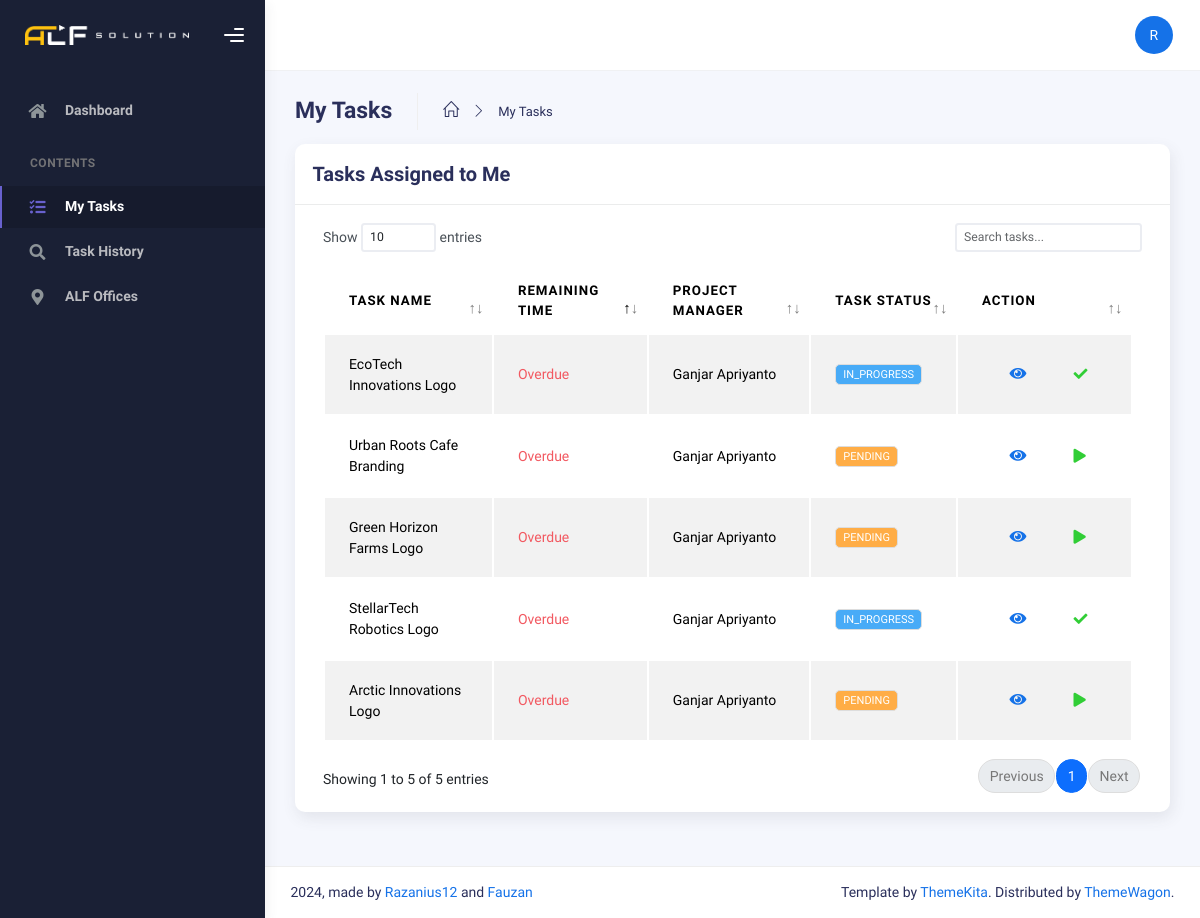
The page /index.php?page=task (signed in) on the database its author committed.
### tables this page shows
CREATE TABLE `orders` (
  `id_order` int(11) NOT NULL,
  `project_manager_id` int(11) DEFAULT NULL,
  `worker_id` int(11) DEFAULT NULL,
  `order_name` varchar(255) DEFAULT NULL,
  `description` text DEFAULT NULL,
  `start_date` datetime DEFAULT NULL,
  `finished_at` datetime DEFAULT NULL,
  `deadline` date DEFAULT NULL,
  `status` enum('PENDING','IN_PROGRESS','COMPLETED','CANCELLED') DEFAULT 'PENDING',
  `order_price` int(255) DEFAULT NULL,
  `attachment_id` int(11) DEFAULT NULL
);

### main/pages/task.php (the view, shortened to what this page needs)
<?php
require 'config/database.php';
$currentWorkerId = $_SESSION['user_id'];
$stmt = mysqli_prepare($conn, "SELECT
           o.id_order,
           o.order_name,
           o.status,
           o.start_date,
           o.deadline,
           o.description,
           a.name_admin AS project_manager
          FROM
           orders o
          LEFT JOIN
           admins a ON o.project_manager_id = a.id_admin
          LEFT JOIN
           workers w ON o.worker_id = w.id_worker
          WHERE
          o.worker_id = ? AND o.status IN ('IN_PROGRESS', 'PENDING')");
mysqli_stmt_bind_param($stmt, "i", $currentWorkerId);
mysqli_stmt_execute($stmt);
$result = mysqli_stmt_get_result($stmt);
function getStatusBadgeClass($status)
{
 switch (strtoupper($status)) {
  case 'IN_PROGRESS':
   return 'info';
  case 'PENDING':
   return 'warning';
 }
}
?>
<div class="container">
 <div class="page-inner">
  <div class="page-header mb-0">
   <h3 class="fw-bold mb-3">My Tasks</h3>
   <ul class="breadcrumbs mb-3">
    <li class="nav-home">
     <a href="index.php">
      <i class="icon-home"></i>
     </a>
    </li>
    <li class="separator">
     <i class="icon-arrow-right"></i>
    </li>
    <li class="nav-item">
     <a href="index.php?page=task">My Tasks</a>
    </li>
   </ul>
  </div>
  <div class="row">
   <div class="col-md-12">
    <div class="card">
     <div class="card-header">
      <div class="d-flex align-items-center">
       <h4 class="card-title">Tasks Assigned to Me</h4>
      </div>
     </div>
     <div class="card-body">
      <div class="table-responsive">
       <table id="task-table" class="display table table-striped table-hover">
        <thead>
         <tr>
          <th>Task Name</th>
          <th>Remaining Time</th>
          <th>Project Manager</th>
          <th>Task Status</th>
          <th style="width: 10%">Action</th>
         </tr>
        </thead>
        <tbody>
         <?php
         while ($task = mysqli_fetch_assoc($result)): ?>
          <tr>
           <td><?= htmlspecialchars($task['order_name']) ?></td>
           <td>
            <?php
            $deadlineDate = new DateTime($task['deadline']);
            $now = new DateTime();
            if (htmlspecialchars($task['status']) == 'COMPLETED') {
             echo '<span class="text-success">Completed</span>';
            } else if (htmlspecialchars($task['status']) == 'CANCELLED') {
             echo '<span class="text-danger">Cancelled</span>';
            } else {
             $nowDate = new DateTime($now->format('Y-m-d'));
             if ($nowDate > $deadlineDate) {
              echo '<span class="text-danger">Overdue</span>';
             } else if ($nowDate == $deadlineDate) {
              echo '<span class="text-warning">Less than 1 day left</span>';
             }
            }
            ?>
           </td>
           <td><?= htmlspecialchars($task['project_manager'] ?? 'N/A') ?></td>
           <td>
            <span class="badge bg-<?= getStatusBadgeClass($task['status']) ?>">
             <?= htmlspecialchars($task['status']) ?>
            </span>
           </td>
           <td>
            <div class="form-button-action">
             <button type="button" class="btn btn-link btn-primary btn-lg" data-task-id="<?= $task['id_order'] ?>"
              data-task-name="<?= htmlspecialchars($task['order_name']) ?>"
              data-task-description="<?= htmlspecialchars($task['description'] ?? '') ?>"
              data-task-status="<?= htmlspecialchars($task['status']) ?>" onclick="showTaskDetails(this)">
              <i class="fa fa-eye"></i>
             </button>
             <?php if ($task['status'] === 'PENDING'): ?>
              <button type="button" class="btn btn-link btn-success" onclick="takeOrder(<?= $task['id_order'] ?>)">
               <i class="fa fa-play"></i>
              </button>
             <?php elseif ($task['status'] === 'IN_PROGRESS'): ?>
              <button type="button" class="btn btn-link btn-success" onclick="markTaskComplete(<?= $task['id_order'] ?>)">
               <i class="fa fa-check"></i>
              </button>
             <?php endif; ?>
            </div>
           </td>
          </tr>
         <?php endwhile; ?>
        </tbody>
       </table>
      </div>
     </div>
    </div>
   </div>
  </div>
 </div>
</div>

### rows shown on the page
orders: order_name "EcoTech Innovations Logo", deadline "Overdue", project_manager.name_admin "Ganjar Apriyanto", status "IN_PROGRESS"
orders: order_name "Urban Roots Cafe Branding", deadline "Overdue", project_manager.name_admin "Ganjar Apriyanto", status "PENDING"
orders: order_name "Green Horizon Farms Logo", deadline "Overdue", project_manager.name_admin "Ganjar Apriyanto", status "PENDING"
orders: order_name "StellarTech Robotics Logo", deadline "Overdue", project_manager.name_admin "Ganjar Apriyanto", status "IN_PROGRESS"
orders: order_name "Arctic Innovations Logo", deadline "Overdue", project_manager.name_admin "Ganjar Apriyanto", status "PENDING"

### other values the page prints
$item['label'] "Dashboard"
$item['label'] "My Tasks"
$item['label'] "Task History"
$item['label'] "ALF Offices"
substr($currentUser['name'] ?? 'U', 0, 1) "R"
